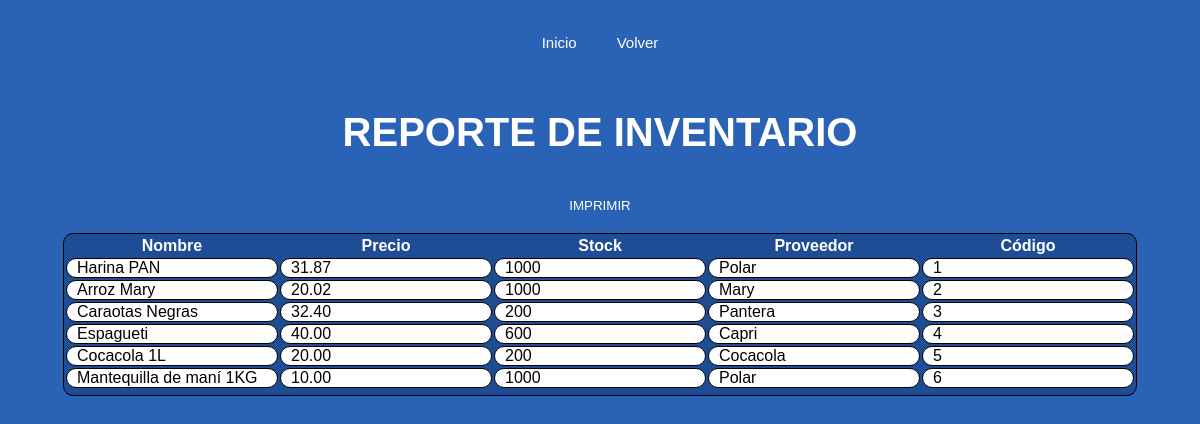
/Inventario/reporte/, run on the app's committed database.
### Inventario/models.py (models this page shows)
class Productos(models.Model):
    nombre = models.CharField(max_length=100)
    codigo = models.IntegerField(unique=True, validators=[validate_unique_name])
    precio = models.DecimalField(max_digits=10, decimal_places=2)
    stock = models.IntegerField()
    proveedor = models.CharField(max_length=100)
    iva = models.IntegerField()

### Inventario/views.py (the view)
# urls.py: path('reporte/', views.generar_reporte, name="generar_reporte"),
def generar_reporte(request):
    productos = Productos.objects.all()
    return render(request, 'Inventario/reporte.html', {'productos': productos})

### Inventario/templates/Inventario/reporte.html (shortened to what this page needs)
{% load static %}
<!DOCTYPE html>
<html lang="es">
<head>
    <link rel="stylesheet" type="text/css" href="{% static 'css/reporte.css' %}">
</head>
<body>
    <div class="navegacion">
        <nav>
            <ul>
                <li><a href="{% url 'index' %}">Inicio</a></li>
                <li><a href="{% url 'index_inventario' %}">Volver</a></li>
            </ul>
        </nav>
    </div>
    <div class="container">
        <h2>REPORTE DE INVENTARIO</h2>
        <button onclick="window.print()">IMPRIMIR</button>
    <table>
        <tr>
            <th>Nombre</th>
            <th>Precio</th>
            <th>Stock</th>
            <th>Proveedor</th>
            <th>Código</th>
        </tr>
        {% for producto in productos %}
        <tr>
            <td>{{ producto.nombre }}</td>
            <td>{{ producto.precio }}</td>
            <td>{{ producto.stock }}</td>
            <td>{{ producto.proveedor }}</td>
            <td>{{ producto.codigo }}</td>
        </tr>
        {% endfor %}
    </table>
    </div>
</body>
</html>

### Inventario/static/css/reporte.css (style rules this page uses)
body { background-color: #2a62b5; display: flex; flex-direction: column; justify-content: center; align-items: center; }
.navegacion { display: flex; justify-content: center; align-items: center; }
nav { display: flex; justify-content: center; float: left; align-items: center; }
nav ul { list-style: none; overflow: hidden; padding-left: 0px; }
nav ul li { float: left; font-family: 'Lucida Sans', 'Lucida Sans Regular', 'Lucida Grande', 'Lucida Sans Unicode', Geneva, Verdana, sans-serif; font-size: 20px; }
nav ul li a { display: block; padding: 10px; margin: 0px 10px 0px 10px; border-radius: 10px; color: #fff; text-decoration: none; font-size: 15px; font-family: 'Lucida Sans', 'Lucida Sans Regular', 'Lucida Grande', 'Lucida Sans Unicode', Geneva, Verdana, sans-serif; }
.container { display: flex; flex-direction: column; justify-content: center; align-items: center; }
h2 { font-family: 'Lucida Sans', 'Lucida Sans Regular', 'Lucida Grande', 'Lucida Sans Unicode', Geneva, Verdana, sans-serif; font-size: 40px; align-items: center; justify-content: center; color: #fff; }
button { font-family: 'Lucida Sans', 'Lucida Sans Regular', 'Lucida Grande', 'Lucida Sans Unicode', Geneva, Verdana, sans-serif; background-color: #2a62b5; color: #fff; cursor: pointer; border: 0px; border-radius: 10px; margin: 0px 0px 10px 0px; padding: 10px 10px 10px 10px; }
table { border: 1px solid; background-color: #1f4d95; border-radius: 10px; width: auto; padding: 0px 0px 5px 0px; }
table tr th { border-color: #1f4d95; background-color: #1f4d95; color: #fff; font-family: 'Lucida Sans', 'Lucida Sans Regular', 'Lucida Grande', 'Lucida Sans Unicode', Geneva, Verdana, sans-serif; width: auto; }
table tr td { border: 1px solid; border-radius: 10px; background: #fff; font-family: 'Lucida Sans', 'Lucida Sans Regular', 'Lucida Grande', 'Lucida Sans Unicode', Geneva, Verdana, sans-serif; padding: 0px 0px 0px 10px; width: 200px; }

### data on the page
Productos: nombre "Harina PAN", precio "31.87", stock "1000", proveedor "Polar", codigo "1"
Productos: nombre "Arroz Mary", precio "20.02", stock "1000", proveedor "Mary", codigo "2"
Productos: nombre "Caraotas Negras", precio "32.40", stock "200", proveedor "Pantera", codigo "3"
Productos: nombre "Espagueti", precio "40.00", stock "600", proveedor "Capri", codigo "4"
Productos: nombre "Cocacola 1L", precio "20.00", stock "200", proveedor "Cocacola", codigo "5"
Productos: nombre "Mantequilla de maní 1KG", precio "10.00", stock "1000", proveedor "Polar", codigo "6"
